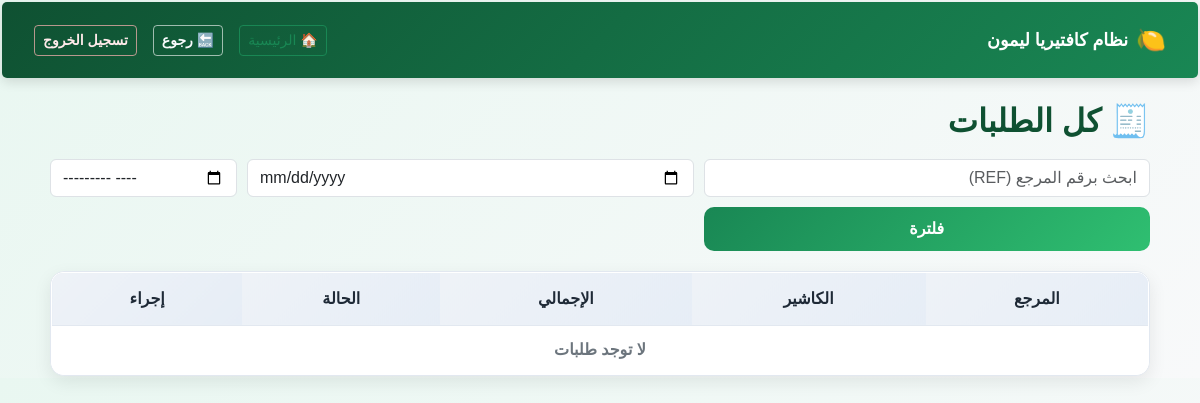
Before: /reports/sales/ (signed in) with the older database file.
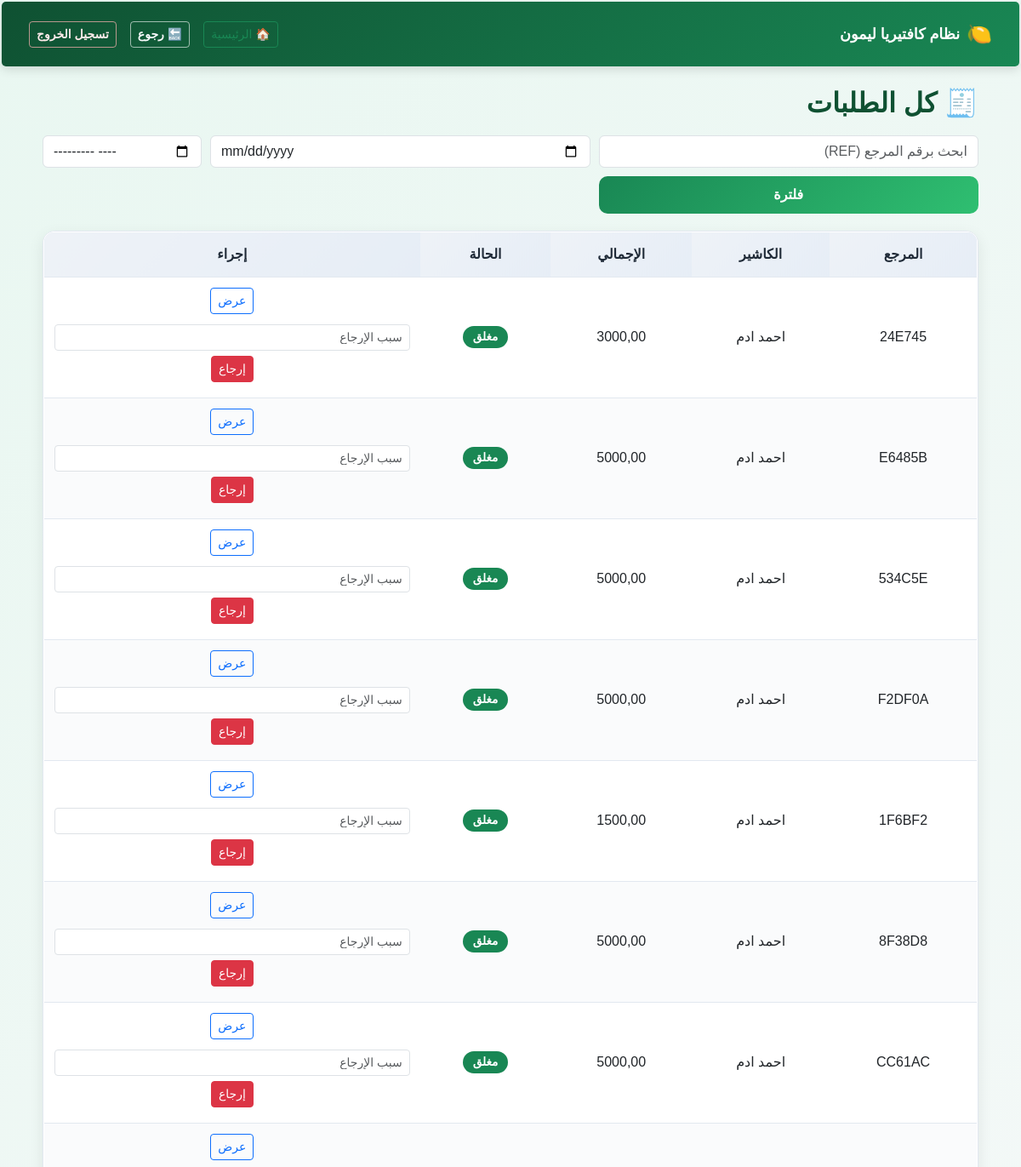
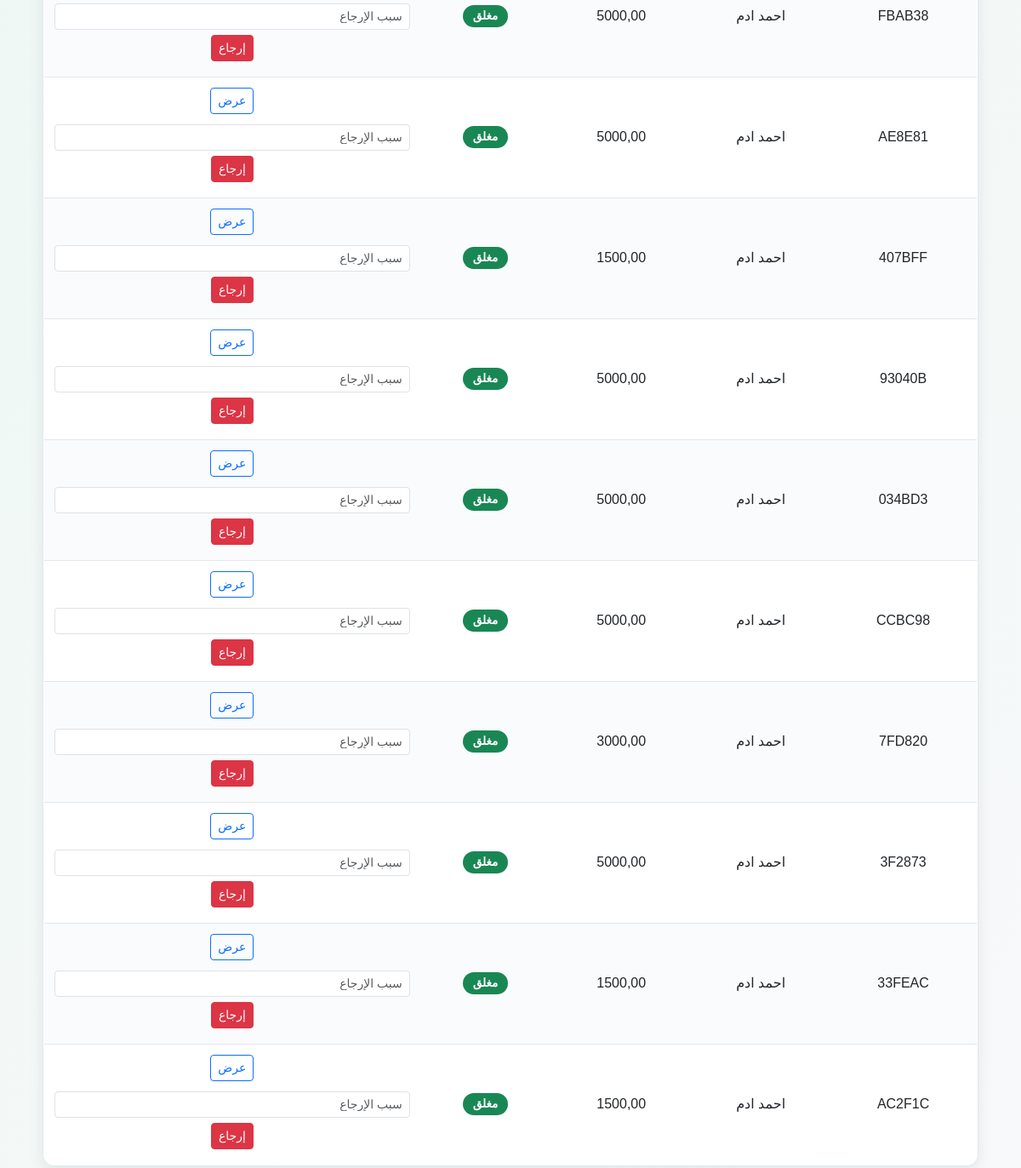
After: the same page with the newer database file (2 pictures, top to bottom).
### sales/models.py (models this page shows, shortened)
class Ticket(models.Model):
    PAYMENT_CHOICES = (
        ('cash', 'نقداً'),
        ('transfer', 'تحويل'),
    )
    STATUS_CHOICES = (
        ('open', 'مفتوح'),
        ('closed', 'مغلق'),
    )
    cashier = models.ForeignKey(
        settings.AUTH_USER_MODEL,
        on_delete=models.CASCADE,
        verbose_name="الكاشير"
    )
    status = models.CharField(
        max_length=10,
        choices=STATUS_CHOICES,
        default='open'
    )
    payment_method = models.CharField(
        max_length=10,
        choices=PAYMENT_CHOICES,
        null=True,
        blank=True
    )
    transfer_number = models.CharField(
        max_length=50,
        null=True,
        blank=True
    )
    ref = models.CharField(max_length=30, unique=True, blank=True, null=True)
    created_at = models.DateTimeField(auto_now_add=True)
    def total_amount(self):
        return sum(item.subtotal() for item in self.items.all())

class TicketItem(models.Model):
    ticket = models.ForeignKey(
        Ticket,
        related_name='items',
        on_delete=models.CASCADE
    )
    product = models.ForeignKey(Product, on_delete=models.CASCADE)
    quantity = models.PositiveIntegerField(default=1)
    price = models.DecimalField(max_digits=10, decimal_places=2)
    def subtotal(self):
        return self.price * self.quantity

### staff/models.py (models this page shows, shortened)
class CustomUser(AbstractUser):
    ROLES = (
        ('manager', 'مدير'),
        ('cashier', 'كاشير'),
        ('staff', 'موظف'),
    )
    role = models.CharField(max_length=20, choices=ROLES, default='staff')
    full_name = models.CharField(max_length=150)
    phone_number = models.CharField(max_length=20, blank=True)
    location = models.CharField(max_length=255, blank=True)
    manager_pin = models.CharField(
        max_length=128,
        blank=True,
        null=True,
        verbose_name="رمز المدير"
    )

### reports/views.py (the view)
# urls.py: path('sales/', views.sales_list, name='sales_list'),
@user_passes_test(is_manager)
def sales_list(request):
    tickets = Ticket.objects.select_related('cashier').filter(
        status='closed',
        items__isnull=False
        ).distinct()
    ref = request.GET.get('ref')
    day = request.GET.get('day')
    month = request.GET.get('month')
    if ref:
        tickets = tickets.filter(ref__iexact=ref)
    elif day:
        day = datetime.strptime(day, "%Y-%m-%d").date()
        start, end = business_day_range(day)
        tickets = tickets.filter(created_at__gte=start, created_at__lt=end)
    elif month:
        month = datetime.strptime(month, "%Y-%m").date()
        tickets = tickets.filter(
            created_at__year=month.year,
            created_at__month=month.month
        )
    elif not ref:
        start, end = business_day_range(now().date())
        tickets = tickets.filter(created_at__gte=start, created_at__lt=end)
    return render(request, 'reports/sales_list.html', {
        'tickets': tickets
    })

### pos_system/utils.py (called while the page is built)
def business_day_range(date):
    start = datetime.combine(date, time(5, 0))          # 05:00 AM
    end = start + timedelta(days=1)                     # next day 05:00 AM
    start = make_aware(start)
    end = make_aware(end)
    return start, end

def is_manager(user):
    return user.is_authenticated and user.role == 'manager'

### templates/reports/sales_list.html (shortened to what this page needs)
{% extends "base.html" %}
{% load static %}
{% block extra_css %}
<link rel="stylesheet" href="{% static 'css/sales-list.css' %}">
{% endblock %}
{% block content %}
<div class="sales-page">
    <h2 class="page-title">🧾 كل الطلبات</h2>
    <form method="get" class="sales-filter">
        <input type="text"
           name="ref"
           value="{{ request.GET.ref }}"
           class="form-control"
           placeholder="ابحث برقم المرجع (REF)">
        <input type="date" name="day" class="form-control" value="{{ request.GET.day }}">
        <input type="month" name="month" class="form-control" value="{{ request.GET.month }}">
        <button class="btn btn-green">فلترة</button>
    </form>
    <div class="table-wrapper">
        <table class="sales-table">
            <thead>
                <tr>
                    <th>المرجع</th>
                    <th>الكاشير</th>
                    <th>الإجمالي</th>
                    <th>الحالة</th>
                    <th>إجراء</th>
                </tr>
            </thead>
            <tbody>
            {% for ticket in tickets %}
                <tr>
                    <td>{{ ticket.ref }}</td>
                    <td>{{ ticket.cashier.full_name|default:ticket.cashier.username }}</td>
                    <td>{{ ticket.total_amount }}</td>
                    <td>
                        {% if ticket.status == 'closed' %}
                            <span class="badge badge-success">مغلق</span>
                        {% elif ticket.status == 'refunded' %}
                            <span class="badge badge-danger">مُرجع</span>
                        {% else %}
                            <span class="badge badge-secondary">{{ ticket.status }}</span>
                        {% endif %}
                    </td>
                    <td class="actions-cell">
                        <a href="{% url 'reports:ticket_detail' ticket.id %}"
                           class="btn btn-sm btn-outline-primary">
                            عرض
                        </a>
                        {% if ticket.status == 'closed' %}
                        <form method="post"
                              action="{% url 'reports:refund_ticket' ticket.id %}"
                              class="refund-form">
                            <input type="text"
                                   name="reason"
                                   class="form-control form-control-sm"
                                   placeholder="سبب الإرجاع"
                                   required>
                            <button class="btn btn-sm btn-danger">
                                إرجاع
                            </button>
                        </form>
                        {% endif %}
                    </td>
                </tr>
            {% empty %}
                <tr>
                    <td colspan="5" class="empty-row">
                        لا توجد طلبات
                    </td>
                </tr>
            {% endfor %}
            </tbody>
        </table>
    </div>
</div>
{% endblock %}

### templates/base.html (shortened to what this page needs)
<!DOCTYPE html>
<html lang="ar" dir="rtl">
<head>
    {% load static %}
    <link rel="stylesheet" href="{% static 'css/bootstrap.rtl.min.css' %}">
    <link rel="stylesheet" href="{% static 'css/style.css' %}">
    {% block extra_css %}{% endblock %}
</head>
<body>
<nav class="navbar navbar-expand-lg navbar-dark bg-dark lemon-navbar mb-4">
    <div class="container-fluid">
        <div class="d-flex align-items-center gap-2">
            <span class="navbar-logo">🍋</span>
            <span class="navbar-brand fw-bold">
                نظام كافتيريا ليمون
            </span>
        </div>
        {% if user.is_authenticated %}
        <div class="d-flex gap-3 align-items-center">
            {% if user.role == 'manager' %}
                <a href="{% url 'manager_dashboard' %}"
                   class="btn btn-outline-success btn-sm">
                    🏠 الرئيسية
                </a>
            {% elif user.role == 'cashier' %}
                <a href="{% url 'cashier_dashboard' %}"
                   class="btn btn-outline-success btn-sm">
                    🏠  الرئيسية
                </a>
            {% endif %}
            <a href="javascript:history.back()"
               class="btn btn-outline-light btn-sm">
                🔙 رجوع
            </a>
            <a href="{% url 'logout' %}"
               class="btn btn-outline-danger btn-sm">
                تسجيل الخروج
            </a>
        </div>
        {% endif %}
    </div>
</nav>
<div class="container">
    {% block content %}{% endblock %}
</div>
</body>
</html>

### static/css/style.css (style rules this page uses)
:root { --green-dark: #0f5132; --green-main: #198754; --green-light: #d1e7dd; --green-soft: #e9f7f1; --text-dark: #212529; --white: #ffffff; --accent-dark: #1f2a37; --accent-main: #334155; --accent-soft: #eef2f7; --border-soft: #e2e8f0; }
body { direction: rtl; font-family: "Cairo", sans-serif; background: linear-gradient(135deg, #e9f7f1, #f8f9fa); padding: 2px; color: var(--text-dark); }
.navbar { background: linear-gradient(135deg, var(--green-dark), var(--green-main)) !important; border-radius: 5px; padding: 20px 20px; box-shadow: 0 4px 12px rgba(0, 0, 0, 0.12); }
.navbar .navbar-brand { font-weight: 800; color: var(--white); }
.navbar .btn-outline-light { color: #f8fafc !important; border-color: rgba(255, 255, 255, 0.6); background: transparent; font-weight: 600; }
.navbar .btn-outline-danger { color: #ffeaea !important; border-color: rgba(255, 180, 180, 0.7); background: transparent; font-weight: 600; }
.navbar-logo { font-size: 24px; line-height: 1; }
.lemon-navbar .navbar-brand { font-size: 1.1rem; color: #ffffff; }
.btn-green { background: linear-gradient(135deg, var(--green-main), #2fbf71); color: var(--white); border: none; border-radius: 10px; padding: 10px 16px; font-weight: bold; cursor: pointer; transition: transform 0.15s ease, box-shadow 0.15s ease; }
input, select { border-radius: 10px; border: 1px solid var(--green-light); padding: 10px; font-family: "Cairo", sans-serif; }
table { width: 100%; border-collapse: collapse; background: var(--white); border-radius: 12px; overflow: hidden; border: 1px solid var(--border-soft); }
th { background: linear-gradient(135deg, var(--accent-soft), #e6edf6); color: var(--accent-dark); padding: 12px; font-weight: 800; border-bottom: 1px solid var(--border-soft); }
td { padding: 10px; border-bottom: 1px solid var(--border-soft); }
tr:nth-child(even) td { background: #fafbfc; }
tr:last-child td { border-bottom: none; }

### static/css/sales-list.css (style rules this page uses)
.sales-page { max-width: 1100px; margin: auto; }
.page-title { font-weight: 900; margin-bottom: 18px; color: var(--green-dark); }
.sales-filter { display: grid; grid-template-columns: 1fr 1fr auto; gap: 10px; margin-bottom: 20px; }
.sales-filter .btn { min-width: 120px; }
.table-wrapper { background: var(--white); border-radius: 14px; border: 1px solid var(--border-soft); box-shadow: 0 6px 18px rgba(0,0,0,0.08); overflow: hidden; }
.sales-table { width: 100%; border-collapse: collapse; }
.sales-table thead { background: linear-gradient(135deg, var(--accent-soft), #e6edf6); }
.sales-table th { padding: 14px; font-weight: 800; color: var(--accent-dark); border-bottom: 1px solid var(--border-soft); text-align: center; }
.sales-table td { padding: 12px; border-bottom: 1px solid var(--border-soft); text-align: center; }
.sales-table tr:nth-child(even) td { background: #fafbfc; }
.sales-table tr:last-child td { border-bottom: none; }
.badge { padding: 6px 12px; border-radius: 20px; font-size: 0.85rem; font-weight: 700; }
.badge-success { background: var(--green-main); color: #fff; }
.actions-cell { min-width: 200px; }
.actions-cell .btn { margin-bottom: 6px; }
.refund-form { margin-top: 6px; }
.refund-form input { margin-bottom: 6px; }

Changed rows visible on the page:
added Ticket: ref "24E745", cashier.full_name "احمد ادم", total_amount "3000,00", status "مغلق"
added Ticket: ref "E6485B", cashier.full_name "احمد ادم", total_amount "5000,00", status "مغلق"
added Ticket: ref "534C5E", cashier.full_name "احمد ادم", total_amount "5000,00", status "مغلق"
added Ticket: ref "F2DF0A", cashier.full_name "احمد ادم", total_amount "5000,00", status "مغلق"
added Ticket: ref "1F6BF2", cashier.full_name "احمد ادم", total_amount "1500,00", status "مغلق"
added Ticket: ref "8F38D8", cashier.full_name "احمد ادم", total_amount "5000,00", status "مغلق"
added Ticket: ref "CC61AC", cashier.full_name "احمد ادم", total_amount "5000,00", status "مغلق"
added Ticket: ref "FBAB38", cashier.full_name "احمد ادم", total_amount "5000,00", status "مغلق"
added Ticket: ref "AE8E81", cashier.full_name "احمد ادم", total_amount "5000,00", status "مغلق"
added Ticket: ref "407BFF", cashier.full_name "احمد ادم", total_amount "1500,00", status "مغلق"
added Ticket: ref "93040B", cashier.full_name "احمد ادم", total_amount "5000,00", status "مغلق"
added Ticket: ref "034BD3", cashier.full_name "احمد ادم", total_amount "5000,00", status "مغلق"
added Ticket: ref "CCBC98", cashier.full_name "احمد ادم", total_amount "5000,00", status "مغلق"
added Ticket: ref "7FD820", cashier.full_name "احمد ادم", total_amount "3000,00", status "مغلق"
added Ticket: ref "3F2873", cashier.full_name "احمد ادم", total_amount "5000,00", status "مغلق"
added Ticket: ref "33FEAC", cashier.full_name "احمد ادم", total_amount "1500,00", status "مغلق"
added Ticket: ref "AC2F1C", cashier.full_name "احمد ادم", total_amount "1500,00", status "مغلق"
Other visible differences:
text no longer shown: "لا توجد طلبات"
